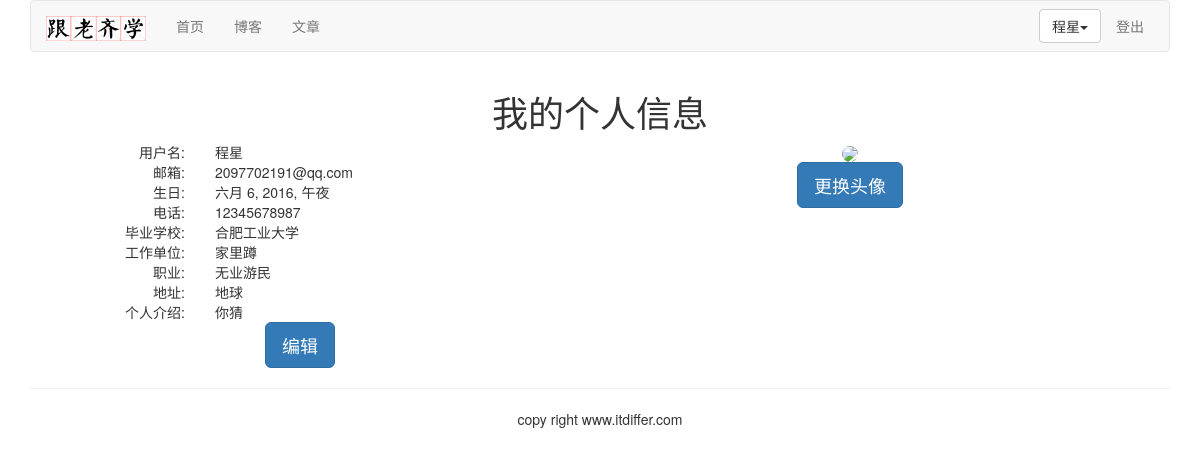
Screenshot of /account/my-information/ (signed in) with the database file from the repository.
### account/models.py (models this page shows, shortened)
class UserProfile(models.Model):
    user = models.OneToOneField(User, unique=True, on_delete=models.CASCADE)
    birth = models.DateTimeField(blank=True, null=True)
    phone = models.CharField(max_length=20, null=True)

class UserInfo(models.Model):
    user = models.OneToOneField(User, unique=True,on_delete=models.CASCADE)
    school = models.CharField(max_length=100, blank=True)
    company = models.CharField(max_length=100, blank=True)
    profession = models.CharField(max_length=100, blank=True)
    address = models.CharField(max_length=100, blank=True)
    aboutme = models.TextField(blank=True)
    image = models.ImageField(blank=True)

### account/views.py (the view)
# urls.py: path('my-information/', views.myself, name='my_information'),
@login_required(login_url='/account/login/') #最前面必须有/，否则重定向错误
def myself(request):
    user = User.objects.get(username=request.user.username)
    userprofile = UserProfile.objects.get(user=user)
    userinfo = UserInfo.objects.get(user=user)
    return render(request, 'account/myself.html',
                  {'user': user, 'userprofile': userprofile, 'userinfo': userinfo})

### templates/account/myself.html (shortened to what this page needs)
{% extends "base.html" %}
{% block title %}个人信息管理{% endblock %} {% block content %}
<div class="row text-center vertical-middle-sm">
    <h1>我的个人信息</h1>
    <div class="row">
        <div class="col-md-6" > <div class="row">
            <div class="col-md-4 text-right"><span>用户名:</span></div>
            <div class="col-md-8 text-left">{{user.username}}</div>
        </div>
            <div class="row">
                <div class="col-md-4 text-right"><span>邮箱:</span></div> <div class="col-md-8 text-left">{{user.email}}</div>
            </div>
            <div class="row">
                <div class="col-md-4 text-right"><span>生日:</span></div>
                <div class="col-md-8 text-left">{{userprofile.birth}}</div>
            </div>
            <div class="row">
                <div class="col-md-4 text-right"><span>电话:</span></div> <div class="col-md-8 text-left">{{userprofile.phone}}</div>
            </div>
            <div class="row">
                <div class="col-md-4 text-right"><span>毕业学校:</span></div>
                <div class="col-md-8 text-left">{{userinfo.school}}</div>
            </div>
            <div class="row">
                <div class="col-md-4 text-right"><span>工作单位:</span></div> <div class="col-md-8 text-left">{{userinfo.company}}</div>
            </div>
            <div class="row">
                <div class="col-md-4 text-right"><span>职业:</span></div>
                <div class="col-md-8 text-left">{{userinfo.profession}}</div>
            </div>
            <div class="row">
                <div class="col-md-4 text-right"><span>地址:</span></div> <div class="col-md-8 text-left">{{userinfo.address}}</div>
            </div>
            <div class="row">
                <div class="col-md-4 text-right"><span>个人介绍:</span></div>
                <div class="col-md-8 text-left">{{userinfo.aboutme}}</div>
            </div>
            <a href="{% url 'account:edit_my_information' %}">
                <button class="btn btn-primary btn-lg">编辑</button>
            </a>
        </div>
        <div class="col-md-6">
            {% load static %}
            <div style="margin-right:100px">
                {% if userinfo.image %}
                <img src="{{ userinfo.image | striptags }}" class="img-circle" width="150px" id="my_photo" name="user_face">
                {% else %}
                <img name="user_face" src="{% static 'images/newton.jpg' %}" class="img-circle" width="150px" id="my_photo">
                {% endif %}
            </div>
            <div style="margin-right:100px">
                <button class="btn btn-primary btn-lg" id= "upload_image" onclick="upload_image_layer()">更换头像</button>
            </div>
        </div>
    </div>
</div>
{% endblock %}

### templates/header.html (shortened to what this page needs)
{% load static %}
<div class="container">
    <nav class="navbar navbar-default" role="navigation">
        <div class="navbar-header">
            <a class="navbar-brand" href="http://www.itdiffer.com">
                <img src="{% static '/images/logo.png' %}" width="100px">
            </a>
        </div>
        <div>
            <ul class="nav navbar-nav" role="navigation">
                <li><a href="{% url 'home' %}">首页</a></li>
                <li><a href="{% url 'blog:title' %}">博客</a></li>
                <li><a href="{% url 'article:article_titles' %}">文章</a></li>
            </ul>
            <ul class="nav navbar-nav navbar-right" style="margin-right:10px">
                {% if user.is_authenticated %}
                    <li>
                        <div class="dropdown" style="margin-top: 8px">
                            <button class="btn btn-default dropdown-toggle" type="button" id="dropdownMenu"
                                    data-toggle="dropdown">{{ user.username }}<span class="caret"></span></button>
                        </div>
                    </li>
                    <li><a href="{% url 'account:logout' %}">登出</a></li>
                {% else %}
                    <li><a href="{% url 'account:register' %}">注册</a></li>
                    <li><a href="{% url 'account:login' %}">登录</a></li>
                    <li><a href="{% url 'account:password_reset' %}">找回密码</a></li>
                {% endif %}
            </ul>
        </div>
    </nav>
</div>

### rows the page displays
UserProfile: birth "六月 6, 2016, 午夜", phone "12345678987"
UserInfo: school "合肥工业大学", company "家里蹲", profession "无业游民", address "地球", aboutme "你猜"

### other values shown
{{ user.username }} "程星"
{{ user.email }} "2097702191@qq.com"
